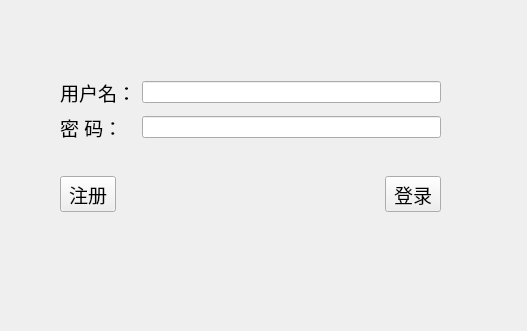
<?xml version="1.0" encoding="UTF-8"?>
<ui version="4.0">
 <class>Client</class>
 <widget class="QWidget" name="Client">
  <property name="geometry">
   <rect>
    <x>0</x>
    <y>0</y>
    <width>527</width>
    <height>331</height>
   </rect>
  </property>
  <property name="windowTitle">
   <string>注册/登录</string>
  </property>
  <widget class="QWidget" name="layoutWidget">
   <property name="geometry">
    <rect>
     <x>60</x>
     <y>50</y>
     <width>381</width>
     <height>191</height>
    </rect>
   </property>
   <layout class="QVBoxLayout" name="verticalLayout">
    <item>
     <layout class="QGridLayout" name="gridLayout">
      <item row="0" column="0">
       <widget class="QLabel" name="label">
        <property name="font">
         <font>
          <pointsize>14</pointsize>
         </font>
        </property>
        <property name="text">
         <string>用户名：</string>
        </property>
       </widget>
      </item>
      <item row="0" column="1">
       <widget class="QLineEdit" name="name_LE"/>
      </item>
      <item row="1" column="0">
       <widget class="QLabel" name="label_2">
        <property name="font">
         <font>
          <pointsize>14</pointsize>
         </font>
        </property>
        <property name="text">
         <string>密 码：</string>
        </property>
       </widget>
      </item>
      <item row="1" column="1">
       <widget class="QLineEdit" name="pwd_LE">
        <property name="echoMode">
         <enum>QLineEdit::Password</enum>
        </property>
       </widget>
      </item>
     </layout>
    </item>
    <item>
     <layout class="QHBoxLayout" name="horizontalLayout">
      <item>
       <widget class="QToolButton" name="regist_PB">
        <property name="font">
         <font>
          <pointsize>14</pointsize>
         </font>
        </property>
        <property name="text">
         <string>注册</string>
        </property>
       </widget>
      </item>
      <item>
       <spacer name="horizontalSpacer">
        <property name="orientation">
         <enum>Qt::Horizontal</enum>
        </property>
        <property name="sizeHint" stdset="0">
         <size>
          <width>98</width>
          <height>20</height>
         </size>
        </property>
       </spacer>
      </item>
      <item>
       <widget class="QToolButton" name="lgin_PB">
        <property name="font">
         <font>
          <pointsize>14</pointsize>
         </font>
        </property>
        <property name="text">
         <string>登录</string>
        </property>
       </widget>
      </item>
     </layout>
    </item>
   </layout>
  </widget>
 </widget>
 <resources/>
 <connections/>
</ui>
